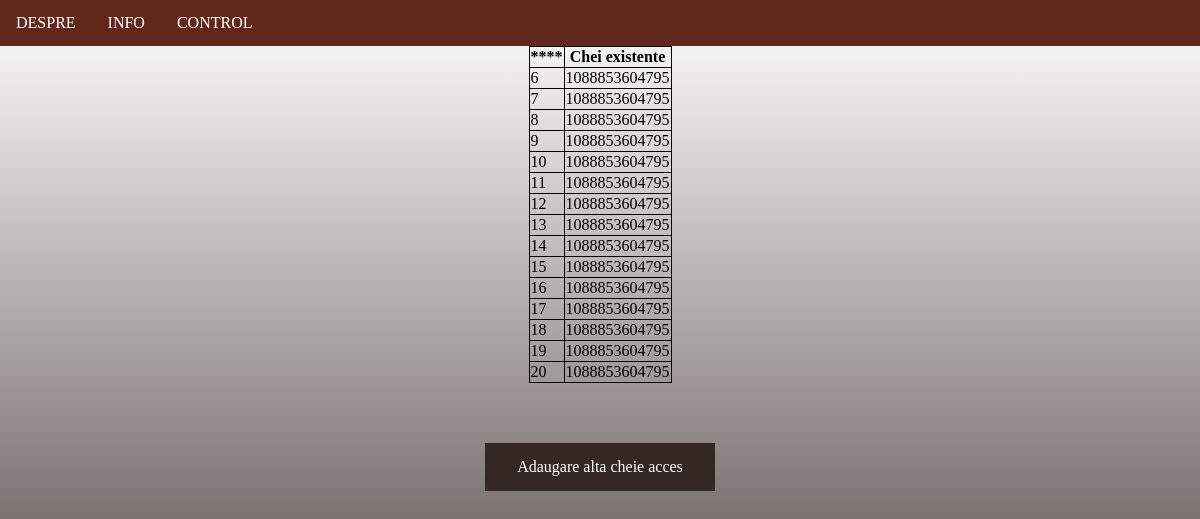
The app's page /render_control_page/display_current_keys (signed in) with its own data.
### interface/models.py (models this page shows)
class RFIDKeysModel(models.Model):
    key = models.CharField(max_length=13, blank=True)

### interface/views.py (the view)
# urls.py: path('display_current_keys', views.display_current_keys, name='display_current_keys'),
@login_required
def display_current_keys(request):
    queryset = RFIDKeysModel.objects.all()
    return render(request, 'registration/display_current_keys.html', {'queryset':queryset})

### templates/registration/display_current_keys.html (shortened to what this page needs)
{% extends 'base.html' %}
    {% block head %}
    <link href="/static/css/style.css" rel="stylesheet">
    <header>
        <div class="container">
                <ul class="ul">
                            <li class="li"><a href="{% url 'home' %}"><font face="Euphemia">DESPRE</font></a></li>
                            <li class="li"><a href="{% url 'interface:render_info_page' %}"><font face="Euphemia">INFO</font></a></li>
                            <li class="li"><a href="{% url 'interface:render_control_page' %}"><font face="Euphemia">CONTROL</font></a></li>
                </ul>
        </div>
    </header>
    {% endblock %}
    {% block content %}
    <div="h2">
    <table align="center", style="border-collapse:collapse;border:1px solid black;">
    <thead>
      <tr style="border-collapse:collapse;border:1px solid black;">
          <th>****</th>
          <th style="border-collapse:collapse;border:1px solid black;">Chei existente</th>
      </tr>
    </thead>
      <tbody>
      {% for item in queryset %}
        <tr style="border-collapse:collapse;border:1px solid black;">
            <td style="border-collapse:collapse;border:1px solid black;"> {{ item.id  }}  </td>
            <td style="border-collapse:collapse;border:1px solid black;"> {{ item.key  }}  </td>
        </tr>
      {% endfor %}
    </tbody>
  </table>
    </div>
     <div class="h2">
      <a href="{% url 'interface:add_new_key' %}" class="buttonfilter">Adaugare alta cheie acces </a></div>
    {% endblock %}

### interface/static/css/style.css (style rules this page uses)
.body { background: -webkit-gradient(linear, left top, left bottom, from(white), to(#352724)) fixed; text: white; width:device-width; margin: 0; height: 100%; }
.ul { list-style-type: none; margin: 0; padding: 0; overflow: hidden; background-color: #61271A; width:100%; }
.li { float: left; posititon: relative; display: inline-block; cursor: pointer; }
.li a { display: block; color: white; text-align: center; padding: 14px 16px; text-decoration: none; }
.container { width:device-width; heigth:100%; left:20%; right:100%; }
.h2 { text-decoration:none; text-align:center; margin-top:60px; }
.buttonfilter { background-color:#352724; border:none; color: white; padding: 15px 32px; text-decoration: none; display: inline-block; }

### records on screen
RFIDKeysModel: id "6", key "1088853604795"
RFIDKeysModel: id "7", key "1088853604795"
RFIDKeysModel: id "8", key "1088853604795"
RFIDKeysModel: id "9", key "1088853604795"
RFIDKeysModel: id "10", key "1088853604795"
RFIDKeysModel: id "11", key "1088853604795"
RFIDKeysModel: id "12", key "1088853604795"
RFIDKeysModel: id "13", key "1088853604795"
RFIDKeysModel: id "14", key "1088853604795"
RFIDKeysModel: id "15", key "1088853604795"
RFIDKeysModel: id "16", key "1088853604795"
RFIDKeysModel: id "17", key "1088853604795"
RFIDKeysModel: id "18", key "1088853604795"
RFIDKeysModel: id "19", key "1088853604795"
RFIDKeysModel: id "20", key "1088853604795"
